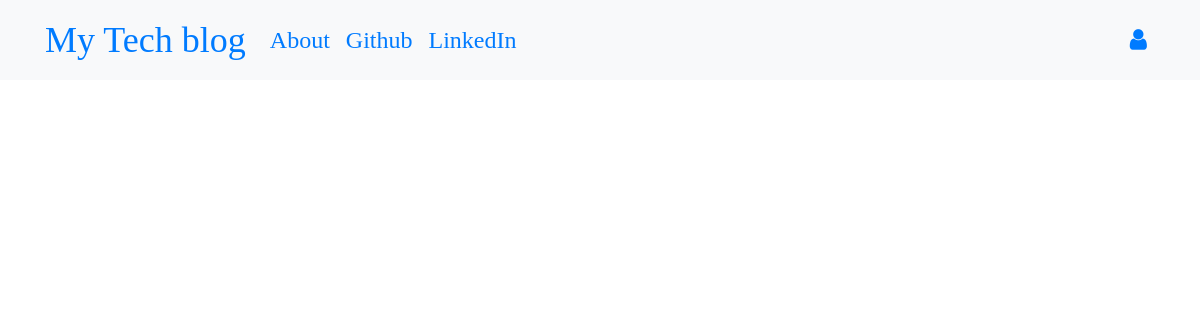
Before: / with the older database file.
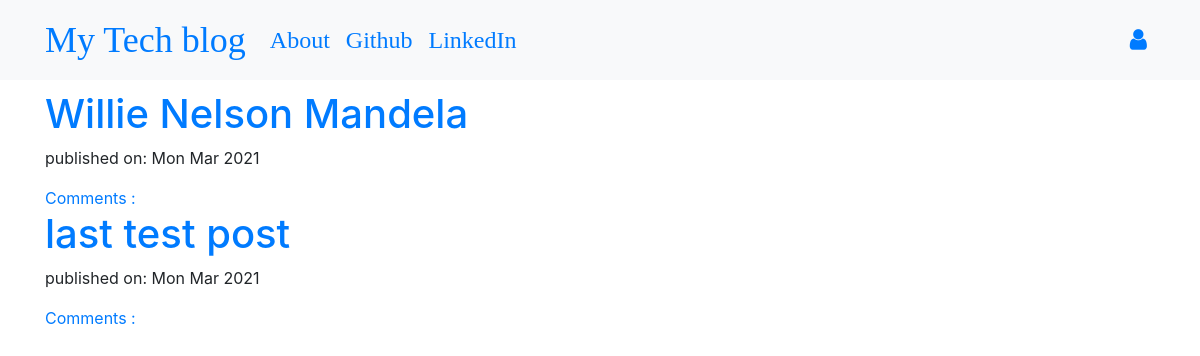
After: the same page with the newer database file.
### blog/models.py (models this page shows, shortened)
class Post(models.Model):
    author = models.ForeignKey('auth.User', on_delete=models.CASCADE)
    title = models.CharField(max_length=200)
    text = models.TextField()
    created_date = models.DateTimeField(default=timezone.now)
    published_date= models.DateTimeField(blank=True, null=True)

### blog/views.py (the view)
# urls.py: path('', views.PostListView.as_view(), name='post_list'),
class PostListView(ListView):
    model = Post
    def get_queryset(self):
        return Post.objects.filter(published_date__lte=timezone.now()).order_by('-published_date')

### blog/templates/blog/post_list.html
{% extends "blog/base.html" %}
{% block content %}
<div class="centerstage">
    {% for post in post_list %}
    <div class="post">
        <h1><a href="{% url 'blog:post_detail' pk=post.pk %}">{{ post.title }}</a></h1>
        <div class="date">
            <p> published on: {{post.published_date|date:"D M Y"}}</p>
        </div>
        <a href="{% url 'blog:post_detail' pk=post.pk %}">Comments : {{ post.approved_comments.count }}</a>
    </div>
    {% endfor %}
</div>
{% endblock%}

### blog/templates/blog/base.html (shortened to what this page needs)
<!DOCTYPE html>
{% load static %}
<html>
  <head>
    <link rel="stylesheet" href="https://stackpath.bootstrapcdn.com/bootstrap/4.1.3/css/bootstrap.min.css"
>
    <link href="https://maxcdn.bootstrapcdn.com/font-awesome/4.7.0/css/font-awesome.min.css" rel="stylesheet">
    <link rel="stylesheet" href="//cdn.jsdelivr.net/medium-editor/latest/css/medium-editor.min.css" type="text/css" media="screen" charset="utf-8">
    <link rel="stylesheet" href="{% static 'css/blog.css' %}">
  </head>
  <body class='loader'>
    <nav class="navbar navbar-expand-lg bg-light techfont">
      <div class="container">
        <div class="navbar-nav align-items-center">
          <a class="navbar-brand bigbrand" href="{% url 'blog:post_list' %}">My Tech blog</a>
          <a class="nav-item nav-link" href="{% url 'blog:about' %}">About</a>
          <a class="nav-item nav-link" href="https://www.github.com">Github</a>
          <a class="nav-item nav-link" href="https://www.linkedin.com">LinkedIn</a>
        </div>
        <div class="navbar-nav align-items-center ml-auto">
          {% if user.is_authenticated %}
            <a class="nav-item nav-link" href="{% url 'blog:post_new' %}">New Post</a>
            <a class="nav-item nav-link" href="{% url 'blog:post_draft_list' %}">Drafts</a>
            <a class="nav-item nav-link" href="{% url 'logout' %}">Log out</a>
            <a >Welcome: {{ user.username }}</a>
          {% else %}
            <a class="nav-item nav-link" href="{% url 'login' %}" aria-label="Login">
              <span class="fa fa-user" aria-hidden="true"></span></a>
          {% endif %}
        </div>
      </div>
    </nav>
          <div class="content container">
              <div class="row">
                  <div class="col-md-8">
                    <div class="blog_posts">
                      {% block content %}
                      {% endblock %}
                    </div>
                  </div>
              </div>
          </div>
  </body>
</html>

### blog/static/css/blog.css (style rules this page uses)
.techfont { font-family: 'Lora', serif; font-size: 1.5em; margin-bottom: 10px; }
.centerstage { margin-left: auto; margin-right: auto; }
.bigbrand { font-size: 1.5em; }
.loader { filter:hue-rotate(0deg); color:linear-gradient(45deg,#0f8,#08f); animation:hue 10000ms infinite linear; }

Changed rows visible on the page:
added Post: title "Willie Nelson Mandela", published_date "Mon Mar 2021"
added Post: title "last test post", published_date "Mon Mar 2021"
